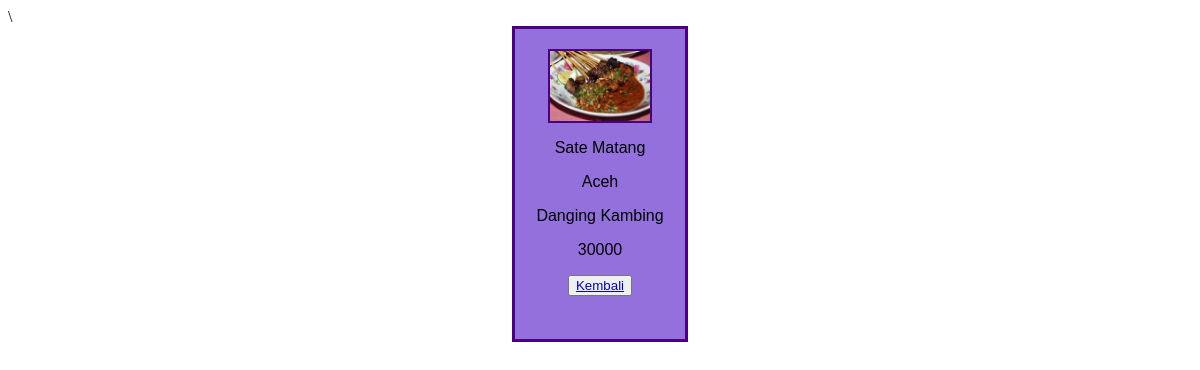
Screenshot of /latihan5c/php/detail.php?id=4 with the database file from the repository.
### tables this page shows
CREATE TABLE `makanan` (
  `id` int(11) NOT NULL,
  `nama` char(35) NOT NULL,
  `asal` char(15) NOT NULL,
  `bahan` char(20) NOT NULL,
  `harga` int(11) NOT NULL,
  `gambar` char(20) NOT NULL
);

### latihan5c/php/functions.php (called while the page is built)
<?php
    function koneksi(){
        $conn = mysqli_connect("localhost", "root", "") or die ("Koneksi ke DB gagal!");
        mysqli_select_db($conn, "tubes_193040022") or die ("Database Salah!");
        return $conn;
    }
    function query($sql) {
        $conn = koneksi();
        $result = mysqli_query($conn, "$sql");
        $rows = [];
        while ($row = mysqli_fetch_assoc($result)) {
            $rows[] = $row;
        }
        return $rows;
    }
?>

### latihan5c/php/detail.php (the view, shortened to what this page needs)
\<?php
    require 'functions.php';
    $id = $_GET['id'];
    $mkn = query("SELECT * FROM makanan WHERE id = $id")[0];
    ?>
<!DOCTYPE html>
<html lang="en">
<head>
</head>
<body>
    <div class="container">
        <div class="gambar">
            <img src="../assets/img/<?= $mkn["gambar"]; ?>" alt="">
        </div>
        <div class="keterangan">
            <p><?= $mkn["nama"]; ?></p>
            <p><?= $mkn["asal"]; ?></p>
            <p><?= $mkn["bahan"]; ?></p>
            <p><?= $mkn["harga"]; ?></p>
        </div>
        <button class="tombol-kembali"><a href="../index.php">Kembali</a></button>
    </div>
</body>
</html>

### latihan5c/php/detail.php (style rules this page uses)
.container { border: 3px solid #4B0082; background-color: #9370DB; width: 170px; height: 270px; margin: auto; padding: 20px 0 20px 0; text-align: center; font-family: arial; font-size: medium; }
img { border: 2px solid #4B0082; width: 100px; height: 70px; }
button:link, a:link { color: #0000CD; }

### rows the page displays
makanan: gambar (picture), nama "Sate Matang", asal "Aceh", bahan "Danging Kambing", harga "30000"
